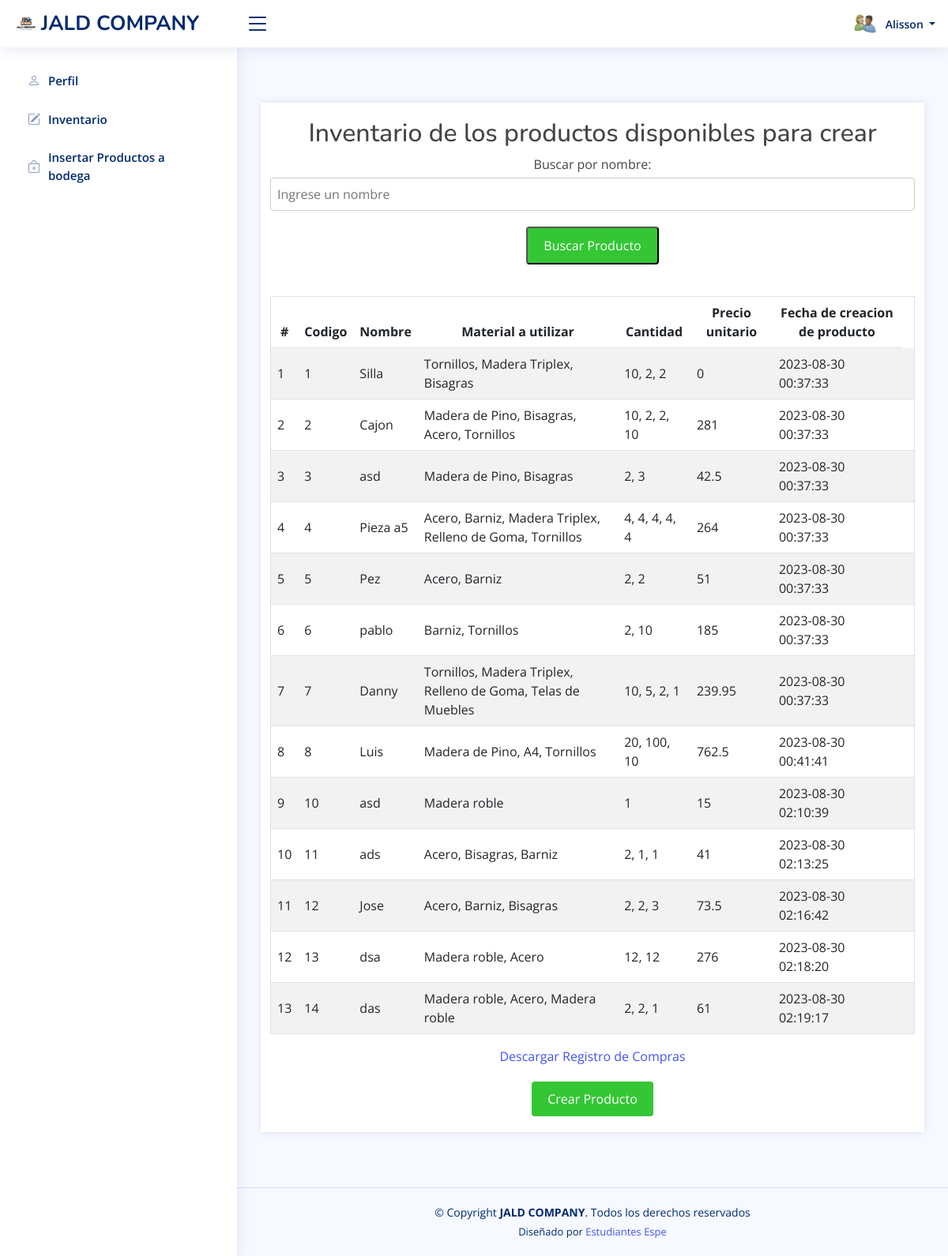
/ProyectoTercerParcial/php/ver_inventario.php (signed in), run on the app's committed database.
### tables this page shows
CREATE TABLE `inventario_produccion` (
  `id_producto` int(11) NOT NULL,
  `nombre_producto` varchar(255) NOT NULL,
  `nombre_material` varchar(255) NOT NULL,
  `cantidad` varchar(255) NOT NULL,
  `fecha` datetime NOT NULL DEFAULT current_timestamp() ON UPDATE current_timestamp(),
  `cantidad_cad` int(11) NOT NULL,
  `precio` double NOT NULL,
  `precio_total` double NOT NULL
);

### ProyectoTercerParcial/php/ver_inventario.php (the view, shortened to what this page needs)
<?php
include('dbconnection.php');
?>
<!DOCTYPE html>
<html lang="en">
<head>
  <link rel="stylesheet" href="../css/estilo_productos.css">
  <link href="../vendor/bootstrap/css/bootstrap.min.css" rel="stylesheet">
  <link href="../vendor/bootstrap-icons/bootstrap-icons.css" rel="stylesheet">
  <link href="../vendor/boxicons/css/boxicons.min.css" rel="stylesheet">
  <link href="../vendor/quill/quill.snow.css" rel="stylesheet">
  <link href="../vendor/quill/quill.bubble.css" rel="stylesheet">
  <link href="../vendor/remixicon/remixicon.css" rel="stylesheet">
  <link href="../vendor/simple-datatables/style.css" rel="stylesheet">
  <link href="../css/stylebootstrap.css" rel="stylesheet">
</head>
<body>
  <header id="header" class="header fixed-top d-flex align-items-center">
    <div class="d-flex align-items-center justify-content-between">
      <a href="indexAdministrador.php" class="logo d-flex align-items-center">
        <img src="../img/logo.png" alt="">
        <span class="d-none d-lg-block">JALD COMPANY</span>
      </a>
      <i class="bi bi-list toggle-sidebar-btn"></i>
    </div>
    <nav class="header-nav ms-auto">
      <ul class="d-flex align-items-center">
        <li class="nav-item dropdown pe-3">
          <a class="nav-link nav-profile d-flex align-items-center pe-0" href="#" data-bs-toggle="dropdown">
            <img src="../img/profile-img.jpg" alt="Profile" class="rounded-circle">
            <span class="d-none d-md-block dropdown-toggle ps-2">
                <?php
                echo $_SESSION["nombre"];
                ?>
            </span>
          </a>
        </li>
      </ul>
    </nav>
  </header>
  <aside id="sidebar" class="sidebar">
    <ul class="sidebar-nav" id="sidebar-nav">
          <li class="nav-item">
              <a class="nav-link collapsed" href="users-profile.php">
                  <i class="bi bi-person"></i>
                  <span>Perfil</span>
              </a>
          </li>
          <?php if($_SESSION["id_cargo"] == 2 or $_SESSION["id_cargo"] == 3 or $_SESSION["id_cargo"] == 5 || strpos($_SESSION["roles"], '2') !== false or strpos($_SESSION["roles"], '3') !== false or strpos($_SESSION["roles"], '5') !== false):?>
              <li class="nav-item">
                  <a class="nav-link collapsed" href="index.php">
                      <i class="bi bi-pencil-square"></i>
                      <span>Inventario</span>
                  </a>
              </li>
          <?php endif; ?>
          <?php if($_SESSION["id_cargo"]==2 or $_SESSION["id_cargo"] == 5 || strpos($_SESSION["roles"], '2') !== false or strpos($_SESSION["roles"], '5') !== false):?>
              <li class="nav-item">
                  <a class="nav-link collapsed" href="insert.php">
                      <i class="bi bi-bag-plus"></i>
                      <span>Insertar Productos a bodega</span>
                  </a>
              </li>
          <?php endif; ?>
      </ul>
  </aside>
  <main id="main" class="main">
  <div class="container">
<h2>Inventario de los productos disponibles para crear</h2>
<table>
<form method="GET">
    <label for="nombre">Buscar por nombre: </label>
    <input type="text" name="nombre" id="nombre" placeholder="Ingrese un nombre">
    <button type="submit" class="create-product-btn">Buscar Producto</button>
</form>
<table class="table table-striped table-hover">
                    <thead>
                        <tr>
                            <th>#</th>
                            <th>Codigo </th>
                            <th>Nombre </th>
                            <th>Material a utilizar</th>
                            <th>Cantidad </th>
                            <th>Precio unitario </th>
                            <th>Fecha de creacion de producto</th>
                        </tr>
                    </thead>
                    <tbody>
                        <?php
                        $filtro = "";
          $consulta = "SELECT * FROM inventario_produccion" . $filtro;
            $ret = mysqli_query($con, $consulta);
       $cnt = 1;
               $row = mysqli_num_rows($ret);
                        if ($row > 0) {
                            while ($row = mysqli_fetch_array($ret)) {
                        ?>
                                <tr class="<?php echo $fila_clase; ?>">
                                    <td><?php echo $cnt; ?></td>
                                    <td><?php echo $row['id_producto']; ?></td>
                                    <td><?php echo $row['nombre_producto']; ?>
                                    <td><?php echo $row['nombre_material']; ?>
                                    <td><?php echo $row['cantidad']; ?></td>
                                    <td><?php echo $row['precio']; ?></td>
                                    <td><?php echo $row['fecha'];?></td>
                                    <td>
                                    </td>
                                </tr>
                        <?php
                                $cnt = $cnt + 1;
                            }
                        } else {
                        ?>
                            <tr>
                                <th style="text-align:center; color:red;" colspan="6">No hay productos registrados </th>
                            </tr>
                        <?php } ?>
                    </tbody>
                </table>
<a href="generar_csv.php" class="download-link">Descargar Registro de Compras</a>
<a href="index_despacho.php" class="create-product-btn">Crear Producto</a>
</div>
  </main>
  <footer id="footer" class="footer">
    <div class="copyright">
      &copy; Copyright <strong><span>JALD COMPANY</span></strong>. Todos los derechos reservados
    </div>
    <div class="credits">
      Diseñado por <a href="https://www.espe.edu.ec/">Estudiantes Espe</a>
    </div>
  </footer>
</body>
</html>

### ProyectoTercerParcial/css/estilo_productos.css (style rules this page uses)
body { font-family: Arial, sans-serif; background-color: #f4f4f4; margin: 0; padding: 0; }
.container { width: 100%; max-width: 600px; margin: 50px auto; padding: 20px; background-color: #fff; box-shadow: 0 0 10px rgba(0, 0, 0, 0.1); display: flex; flex-direction: column; align-items: center; }
h2 { text-align: center; margin-bottom: 20px; width: 100%; }
label { display: block; margin-bottom: 5px; }
input[type="text"], input[type="number"] { width: 100%; padding: 8px; border: 1px solid #ccc; border-radius: 4px; }
table { width: 100%; border-collapse: collapse; margin-top: 20px; }
table, th, td { border: 1px solid #ddd; }
th, td { padding: 8px 12px; text-align: left; }
th { background-color: #f2f2f2; }
.view-inventory-btn, .create-product-btn, .materials-btn { display: inline-block; margin-top: 20px; padding: 10px 20px; color: white; text-decoration: none; border-radius: 4px; transition: background-color 0.3s ease; }
.create-product-btn { background-color: #34c634; }
table form { display: flex; flex-direction: column; align-items: center; }
table th { padding: 10px; text-align: center; }
table td { padding: 10px; vertical-align: middle; }

### data on the page
inventario_produccion: id_producto "1", nombre_producto "Silla", nombre_material "Tornillos, Madera Triplex, Bisagras", cantidad "10, 2, 2", precio "0", fecha "2023-08-30 00:37:33"
inventario_produccion: id_producto "2", nombre_producto "Cajon", nombre_material "Madera de Pino, Bisagras, Acero, Tornillos", cantidad "10, 2, 2, 10", precio "281", fecha "2023-08-30 00:37:33"
inventario_produccion: id_producto "3", nombre_producto "asd", nombre_material "Madera de Pino, Bisagras", cantidad "2, 3", precio "42.5", fecha "2023-08-30 00:37:33"
inventario_produccion: id_producto "4", nombre_producto "Pieza a5", nombre_material "Acero, Barniz, Madera Triplex, Relleno de Goma, Tornillos", cantidad "4, 4, 4, 4, 4", precio "264", fecha "2023-08-30 00:37:33"
inventario_produccion: id_producto "5", nombre_producto "Pez", nombre_material "Acero, Barniz", cantidad "2, 2", precio "51", fecha "2023-08-30 00:37:33"
inventario_produccion: id_producto "6", nombre_producto "pablo", nombre_material "Barniz, Tornillos", cantidad "2, 10", precio "185", fecha "2023-08-30 00:37:33"
inventario_produccion: id_producto "7", nombre_producto "Danny", nombre_material "Tornillos, Madera Triplex, Relleno de Goma, Telas de Muebles", cantidad "10, 5, 2, 1", precio "239.95", fecha "2023-08-30 00:37:33"
inventario_produccion: id_producto "8", nombre_producto "Luis", nombre_material "Madera de Pino, A4, Tornillos", cantidad "20, 100, 10", precio "762.5", fecha "2023-08-30 00:41:41"
inventario_produccion: id_producto "10", nombre_producto "asd", nombre_material "Madera roble", cantidad "1", precio "15", fecha "2023-08-30 02:10:39"
inventario_produccion: id_producto "11", nombre_producto "ads", nombre_material "Acero, Bisagras, Barniz", cantidad "2, 1, 1", precio "41", fecha "2023-08-30 02:13:25"
inventario_produccion: id_producto "12", nombre_producto "Jose", nombre_material "Acero, Barniz, Bisagras", cantidad "2, 2, 3", precio "73.5", fecha "2023-08-30 02:16:42"
inventario_produccion: id_producto "13", nombre_producto "dsa", nombre_material "Madera roble, Acero", cantidad "12, 12", precio "276", fecha "2023-08-30 02:18:20"
inventario_produccion: id_producto "14", nombre_producto "das", nombre_material "Madera roble, Acero, Madera roble", cantidad "2, 2, 1", precio "61", fecha "2023-08-30 02:19:17"

### other printed values
$_SESSION["nombre"] "Alisson"
